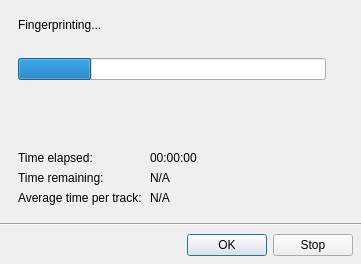
<ui version="4.0" >
 <class>ProgressBar</class>
 <widget class="QDialog" name="ProgressBar" >
  <property name="geometry" >
   <rect>
    <x>0</x>
    <y>0</y>
    <width>361</width>
    <height>264</height>
   </rect>
  </property>
  <property name="sizePolicy" >
   <sizepolicy>
    <hsizetype>5</hsizetype>
    <vsizetype>0</vsizetype>
    <horstretch>0</horstretch>
    <verstretch>0</verstretch>
   </sizepolicy>
  </property>
  <property name="minimumSize" >
   <size>
    <width>300</width>
    <height>190</height>
   </size>
  </property>
  <property name="maximumSize" >
   <size>
    <width>16777215</width>
    <height>5000</height>
   </size>
  </property>
  <property name="windowTitle" >
   <string>Last.fm Fingerprinter</string>
  </property>
  <layout class="QVBoxLayout" >
   <property name="margin" >
    <number>0</number>
   </property>
   <property name="spacing" >
    <number>0</number>
   </property>
   <item>
    <layout class="QVBoxLayout" >
     <property name="margin" >
      <number>18</number>
     </property>
     <property name="spacing" >
      <number>6</number>
     </property>
     <item>
      <widget class="QLabel" name="infoLabel" >
       <property name="sizePolicy" >
        <sizepolicy>
         <hsizetype>5</hsizetype>
         <vsizetype>0</vsizetype>
         <horstretch>0</horstretch>
         <verstretch>0</verstretch>
        </sizepolicy>
       </property>
       <property name="text" >
        <string>Fingerprinting...</string>
       </property>
       <property name="alignment" >
        <set>Qt::AlignLeading|Qt::AlignLeft|Qt::AlignVCenter</set>
       </property>
      </widget>
     </item>
     <item>
      <layout class="QHBoxLayout" >
       <property name="margin" >
        <number>0</number>
       </property>
       <property name="spacing" >
        <number>6</number>
       </property>
       <item>
        <widget class="QProgressBar" name="fingerprintProgressBar" >
         <property name="value" >
          <number>24</number>
         </property>
         <property name="alignment" >
          <set>Qt::AlignLeading</set>
         </property>
         <property name="textVisible" >
          <bool>false</bool>
         </property>
         <property name="orientation" >
          <enum>Qt::Horizontal</enum>
         </property>
         <property name="invertedAppearance" >
          <bool>false</bool>
         </property>
        </widget>
       </item>
       <item>
        <spacer>
         <property name="orientation" >
          <enum>Qt::Horizontal</enum>
         </property>
         <property name="sizeType" >
          <enum>QSizePolicy::Fixed</enum>
         </property>
         <property name="sizeHint" >
          <size>
           <width>4</width>
           <height>10</height>
          </size>
         </property>
        </spacer>
       </item>
       <item>
        <widget class="QLabel" name="progressLabel" >
         <property name="text" >
          <string/>
         </property>
        </widget>
       </item>
      </layout>
     </item>
     <item>
      <widget class="QLabel" name="trackLabel" >
       <property name="sizePolicy" >
        <sizepolicy>
         <hsizetype>5</hsizetype>
         <vsizetype>0</vsizetype>
         <horstretch>0</horstretch>
         <verstretch>0</verstretch>
        </sizepolicy>
       </property>
       <property name="text" >
        <string/>
       </property>
       <property name="alignment" >
        <set>Qt::AlignLeading|Qt::AlignLeft|Qt::AlignVCenter</set>
       </property>
      </widget>
     </item>
     <item>
      <spacer>
       <property name="orientation" >
        <enum>Qt::Vertical</enum>
       </property>
       <property name="sizeType" >
        <enum>QSizePolicy::Fixed</enum>
       </property>
       <property name="sizeHint" >
        <size>
         <width>160</width>
         <height>24</height>
        </size>
       </property>
      </spacer>
     </item>
     <item>
      <layout class="QHBoxLayout" >
       <property name="margin" >
        <number>0</number>
       </property>
       <property name="spacing" >
        <number>8</number>
       </property>
       <item>
        <layout class="QVBoxLayout" >
         <property name="margin" >
          <number>0</number>
         </property>
         <property name="spacing" >
          <number>6</number>
         </property>
         <item>
          <widget class="QLabel" name="timeElapsedNameLabel" >
           <property name="sizePolicy" >
            <sizepolicy>
             <hsizetype>5</hsizetype>
             <vsizetype>0</vsizetype>
             <horstretch>0</horstretch>
             <verstretch>0</verstretch>
            </sizepolicy>
           </property>
           <property name="text" >
            <string>Time elapsed:</string>
           </property>
          </widget>
         </item>
         <item>
          <widget class="QLabel" name="etaNameLabel" >
           <property name="sizePolicy" >
            <sizepolicy>
             <hsizetype>5</hsizetype>
             <vsizetype>0</vsizetype>
             <horstretch>0</horstretch>
             <verstretch>0</verstretch>
            </sizepolicy>
           </property>
           <property name="text" >
            <string>Time remaining:</string>
           </property>
          </widget>
         </item>
         <item>
          <widget class="QLabel" name="averageNameLabel" >
           <property name="sizePolicy" >
            <sizepolicy>
             <hsizetype>5</hsizetype>
             <vsizetype>0</vsizetype>
             <horstretch>0</horstretch>
             <verstretch>0</verstretch>
            </sizepolicy>
           </property>
           <property name="text" >
            <string>Average time per track:</string>
           </property>
          </widget>
         </item>
        </layout>
       </item>
       <item>
        <layout class="QVBoxLayout" >
         <property name="margin" >
          <number>0</number>
         </property>
         <property name="spacing" >
          <number>6</number>
         </property>
         <item>
          <widget class="QLabel" name="timeLabel" >
           <property name="sizePolicy" >
            <sizepolicy>
             <hsizetype>5</hsizetype>
             <vsizetype>0</vsizetype>
             <horstretch>0</horstretch>
             <verstretch>0</verstretch>
            </sizepolicy>
           </property>
           <property name="text" >
            <string>00:00:00</string>
           </property>
          </widget>
         </item>
         <item>
          <widget class="QLabel" name="etaLabel" >
           <property name="sizePolicy" >
            <sizepolicy>
             <hsizetype>5</hsizetype>
             <vsizetype>0</vsizetype>
             <horstretch>0</horstretch>
             <verstretch>0</verstretch>
            </sizepolicy>
           </property>
           <property name="text" >
            <string>N/A</string>
           </property>
          </widget>
         </item>
         <item>
          <widget class="QLabel" name="averageLabel" >
           <property name="sizePolicy" >
            <sizepolicy>
             <hsizetype>5</hsizetype>
             <vsizetype>0</vsizetype>
             <horstretch>0</horstretch>
             <verstretch>0</verstretch>
            </sizepolicy>
           </property>
           <property name="text" >
            <string>N/A</string>
           </property>
          </widget>
         </item>
        </layout>
       </item>
       <item>
        <spacer>
         <property name="orientation" >
          <enum>Qt::Horizontal</enum>
         </property>
         <property name="sizeHint" >
          <size>
           <width>40</width>
           <height>20</height>
          </size>
         </property>
        </spacer>
       </item>
      </layout>
     </item>
    </layout>
   </item>
   <item>
    <widget class="Line" name="line" >
     <property name="orientation" >
      <enum>Qt::Horizontal</enum>
     </property>
    </widget>
   </item>
   <item>
    <layout class="QHBoxLayout" >
     <property name="margin" >
      <number>8</number>
     </property>
     <property name="spacing" >
      <number>6</number>
     </property>
     <item>
      <spacer>
       <property name="orientation" >
        <enum>Qt::Horizontal</enum>
       </property>
       <property name="sizeHint" >
        <size>
         <width>40</width>
         <height>20</height>
        </size>
       </property>
      </spacer>
     </item>
     <item>
      <widget class="QPushButton" name="okButton" >
       <property name="text" >
        <string>OK</string>
       </property>
      </widget>
     </item>
     <item>
      <widget class="QPushButton" name="stopButton" >
       <property name="text" >
        <string>Stop</string>
       </property>
      </widget>
     </item>
    </layout>
   </item>
  </layout>
 </widget>
 <resources/>
 <connections/>
</ui>
